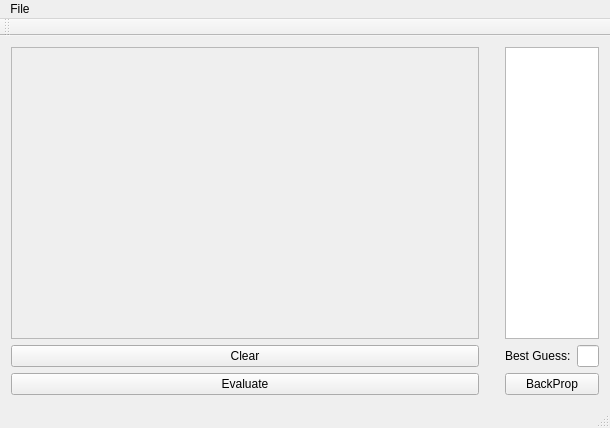
<?xml version="1.0" encoding="UTF-8"?>
<ui version="4.0">
 <class>MainWindow</class>
 <widget class="QMainWindow" name="MainWindow">
  <property name="geometry">
   <rect>
    <x>0</x>
    <y>0</y>
    <width>610</width>
    <height>428</height>
   </rect>
  </property>
  <property name="windowTitle">
   <string>DigitParser</string>
  </property>
  <widget class="QWidget" name="centralWidget">
   <layout class="QGridLayout" name="gridLayout" columnstretch="10,0,2">
    <item row="0" column="2">
     <layout class="QHBoxLayout" name="horizontalLayout" stretch="10">
      <item>
       <layout class="QVBoxLayout" name="verticalLayout_3" stretch="0,0,0">
        <item>
         <widget class="QListWidget" name="probList">
          <property name="alternatingRowColors">
           <bool>true</bool>
          </property>
          <property name="resizeMode">
           <enum>QListView::Adjust</enum>
          </property>
          <property name="gridSize">
           <size>
            <width>100</width>
            <height>10</height>
           </size>
          </property>
          <property name="uniformItemSizes">
           <bool>true</bool>
          </property>
          <property name="wordWrap">
           <bool>false</bool>
          </property>
          <property name="selectionRectVisible">
           <bool>true</bool>
          </property>
          <property name="currentRow">
           <number>-1</number>
          </property>
         </widget>
        </item>
        <item>
         <layout class="QHBoxLayout" name="horizontalLayout_4">
          <item>
           <widget class="QLabel" name="label">
            <property name="text">
             <string>Best Guess:</string>
            </property>
           </widget>
          </item>
          <item>
           <widget class="QLineEdit" name="resEdit"/>
          </item>
         </layout>
        </item>
        <item>
         <widget class="QPushButton" name="BPBtn">
          <property name="text">
           <string>BackProp</string>
          </property>
         </widget>
        </item>
       </layout>
      </item>
     </layout>
    </item>
    <item row="0" column="1">
     <spacer name="verticalSpacer">
      <property name="orientation">
       <enum>Qt::Vertical</enum>
      </property>
      <property name="sizeHint" stdset="0">
       <size>
        <width>20</width>
        <height>40</height>
       </size>
      </property>
     </spacer>
    </item>
    <item row="0" column="0">
     <layout class="QVBoxLayout" name="verticalLayout" stretch="5,1,0">
      <item>
       <widget class="InputWidget" name="inputWidget">
        <property name="frameShape">
         <enum>QFrame::StyledPanel</enum>
        </property>
        <property name="frameShadow">
         <enum>QFrame::Raised</enum>
        </property>
       </widget>
      </item>
      <item>
       <widget class="QPushButton" name="clearBtn">
        <property name="text">
         <string>Clear</string>
        </property>
       </widget>
      </item>
      <item>
       <widget class="QPushButton" name="evalBtn">
        <property name="text">
         <string>Evaluate</string>
        </property>
       </widget>
      </item>
     </layout>
    </item>
   </layout>
  </widget>
  <widget class="QMenuBar" name="menuBar">
   <property name="geometry">
    <rect>
     <x>0</x>
     <y>0</y>
     <width>610</width>
     <height>20</height>
    </rect>
   </property>
   <widget class="QMenu" name="menuFile">
    <property name="title">
     <string>File</string>
    </property>
    <addaction name="action_Load"/>
    <addaction name="action_Save"/>
   </widget>
   <addaction name="menuFile"/>
  </widget>
  <widget class="QToolBar" name="mainToolBar">
   <attribute name="toolBarArea">
    <enum>TopToolBarArea</enum>
   </attribute>
   <attribute name="toolBarBreak">
    <bool>false</bool>
   </attribute>
  </widget>
  <widget class="QStatusBar" name="statusBar"/>
  <action name="action_Load">
   <property name="text">
    <string>&amp;Load...</string>
   </property>
  </action>
  <action name="action_Save">
   <property name="text">
    <string>&amp;Save...</string>
   </property>
  </action>
 </widget>
 <layoutdefault spacing="6" margin="11"/>
 <customwidgets>
  <customwidget>
   <class>InputWidget</class>
   <extends>QFrame</extends>
   <header>inputwidget.h</header>
   <container>1</container>
   <slots>
    <slot>clear()</slot>
   </slots>
  </customwidget>
 </customwidgets>
 <resources/>
 <connections/>
</ui>
